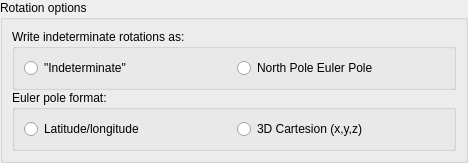
<?xml version="1.0" encoding="UTF-8"?>
<ui version="4.0">
 <class>ExportRotationOptionsWidget</class>
 <widget class="QWidget" name="ExportRotationOptionsWidget">
  <property name="geometry">
   <rect>
    <x>0</x>
    <y>0</y>
    <width>468</width>
    <height>153</height>
   </rect>
  </property>
  <property name="windowTitle">
   <string>Form</string>
  </property>
  <layout class="QVBoxLayout" name="verticalLayout">
   <property name="margin">
    <number>0</number>
   </property>
   <item>
    <widget class="QGroupBox" name="group_box_rotation_options">
     <property name="title">
      <string>Rotation options</string>
     </property>
     <layout class="QVBoxLayout" name="verticalLayout_2">
      <item>
       <layout class="QVBoxLayout" name="layer_rotation_options">
        <property name="spacing">
         <number>0</number>
        </property>
        <item>
         <widget class="QGroupBox" name="group_box_indeterminate">
          <property name="title">
           <string>Write indeterminate rotations as:</string>
          </property>
          <layout class="QHBoxLayout" name="layout_indeterminate">
           <item>
            <widget class="QRadioButton" name="radio_button_indeterminate">
             <property name="text">
              <string>&quot;Indeterminate&quot;</string>
             </property>
            </widget>
           </item>
           <item>
            <widget class="QRadioButton" name="radio_button_north_pole">
             <property name="text">
              <string>North Pole Euler Pole</string>
             </property>
            </widget>
           </item>
          </layout>
         </widget>
        </item>
        <item>
         <widget class="QGroupBox" name="group_box_pole_format">
          <property name="title">
           <string>Euler pole format:</string>
          </property>
          <layout class="QHBoxLayout" name="layout_pole_format">
           <item>
            <widget class="QRadioButton" name="radio_button_lat_lon">
             <property name="text">
              <string>Latitude/longitude</string>
             </property>
            </widget>
           </item>
           <item>
            <widget class="QRadioButton" name="radio_button_cartesian">
             <property name="text">
              <string>3D Cartesion (x,y,z)</string>
             </property>
            </widget>
           </item>
          </layout>
         </widget>
        </item>
       </layout>
      </item>
     </layout>
    </widget>
   </item>
  </layout>
 </widget>
 <resources/>
 <connections/>
</ui>
